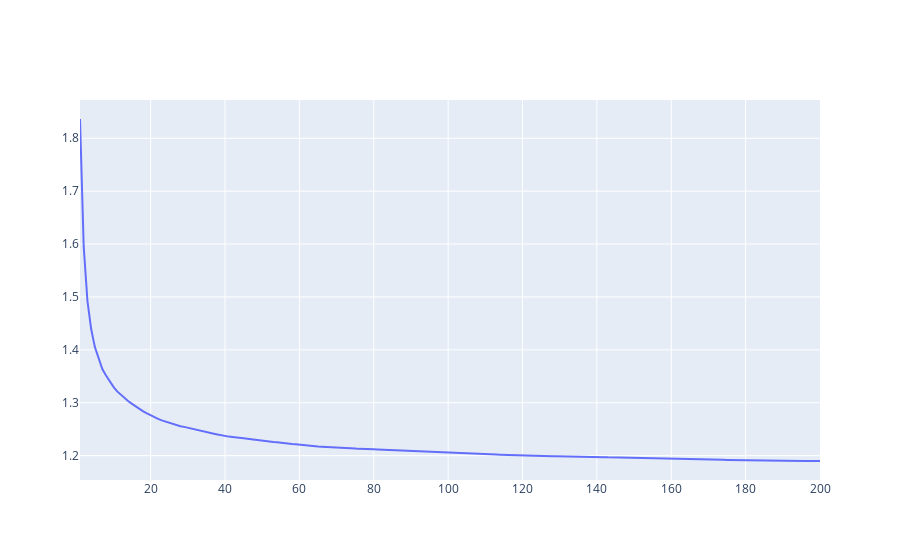

Source (notebook cell):
### Code cell
fig = go.Figure(
    data=go.Scatter(
        x=np.arange(1, 200+1),
        y=errors
    )
)
fig.show()

### Figure 1 — Plotly figure (JSON) as saved in the notebook; plotly's stock layout.template omitted (floating-point values rounded to 4 significant figures; data arrays with more than 128 entries replaced by an {"elided": "..."} marker saying what was removed)
{"data": [{"type": "scatter", "x": {"elided": "200 int values"}, "y": {"elided": "200 float values"}}], "layout": {}}
